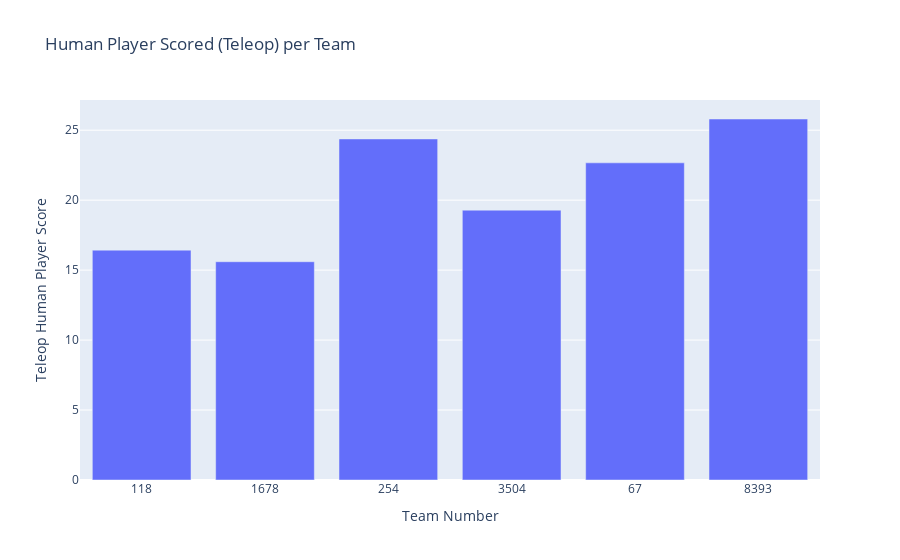

This figure's notebook cell:
### Code cell
fig = px.bar(avg_6_teams, y="Teleop Human Player Score", title="Human Player Scored (Teleop) per Team")
fig.show()

### Figure 1 — Plotly figure (JSON) as saved in the notebook; plotly's stock layout.template omitted (floating-point values rounded to 4 significant figures)
{"data": [{"hovertemplate": "Team Number=%{x}<br>Teleop Human Player Score=%{y}<extra></extra>", "legendgroup": "", "marker": {"color": "#636efa", "pattern": {"shape": ""}}, "name": "", "orientation": "v", "showlegend": false, "textposition": "auto", "type": "bar", "x": ["118", "1678", "254", "3504", "67", "8393"], "xaxis": "x", "y": [16.43, 15.6, 24.38, 19.29, 22.67, 25.8], "yaxis": "y"}], "layout": {"barmode": "relative", "legend": {"tracegroupgap": 0}, "title": {"text": "Human Player Scored (Teleop) per Team"}, "xaxis": {"anchor": "y", "domain": [0, 1], "title": {"text": "Team Number"}}, "yaxis": {"anchor": "x", "domain": [0, 1], "title": {"text": "Teleop Human Player Score"}}}}
